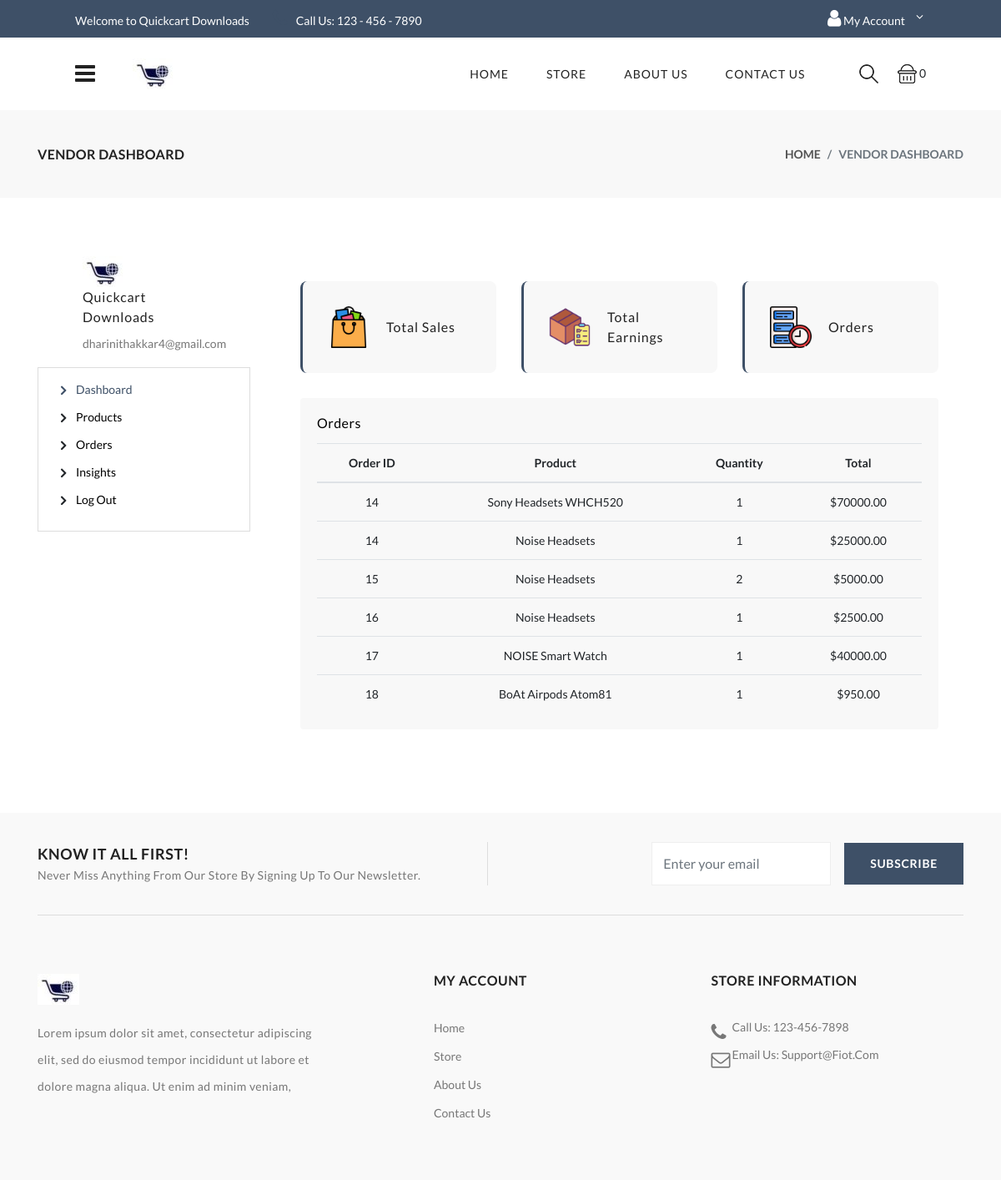
The app's page /vendor_dashboard/ with its own data.
### store/models.py (models this page shows, shortened)
class Order(models.Model):
    STATUS_CHOICES = [
        ('Pending', 'Pending'),
        ('Processing', 'Processing'),
        ('Shipped', 'Shipped'),
        ('Delivered', 'Delivered'),
        ('Cancelled', 'Cancelled'),
    ]
    user = models.ForeignKey(User, on_delete=models.CASCADE)
    total = models.DecimalField(max_digits=10, decimal_places=2)
    created_at = models.DateTimeField(auto_now_add=True)
    status = models.CharField(max_length=20, choices=STATUS_CHOICES, default='Pending')  # ✅ NEW FIELD

class OrderItem(models.Model):
    order = models.ForeignKey(Order, on_delete=models.CASCADE, related_name='items')
    product_title = models.CharField(max_length=200)
    price = models.DecimalField(max_digits=10, decimal_places=2)
    quantity = models.PositiveIntegerField(default=1)
    @property
    def total(self):
        return self.price * self.quantity

### store/views.py (the view)
# urls.py: path('vendor_dashboard/', views.vendor_dashboard, name='vendor_dashboard'),
def vendor_dashboard(request):
    orders = Order.objects.all()
    context = {
        'orders': orders,
    }
    return render(request, 'store/vendor_dashboard.html', context)

### store/templates/store/vendor_dashboard.html (shortened to what this page needs)
{% load static %}
<!DOCTYPE html>
<html lang="en">
{% load static %}
<head>
{% load static %}
<link rel="stylesheet" href="{% static 'font-awesome-4.7.0/css/font-awesome.css' %}">
<link rel="stylesheet" href="{% static 'font-awesome-4.7.0/css/font-awesome.min.css' %}">
<link rel="stylesheet" href="{% static 'css/slick.css' %}">
<link rel="stylesheet" href="{% static 'css/slick-theme.css' %}">
<link rel="stylesheet" href="{% static 'css/animate.css' %}">
<link rel="stylesheet" href="{% static 'css/themify-icons.css' %}">
<link rel="stylesheet" href="{% static 'css/bootstrap.css' %}">
<link rel="stylesheet" href="{% static 'css/color19.css' %}" media="screen" id="color">
</head>
<body>
    <header class="header-tools marketplace">
        <div class="top-header">
            <div class="container-fluid custom-container">
                <div class="row">
                    <div class="col-lg-6">
                        <div class="header-contact">
                            <ul>
                                <li>Welcome to Quickcart Downloads</li>
                                <li><i class="fa fa-phone" aria-hidden="true"></i>Call Us: 123 - 456 - 7890</li>
                            </ul>
                        </div>
                    </div>
                    <div class="col-lg-6 text-right">
                        <ul class="header-dropdown">
                            <li class="onhover-dropdown mobile-account"> <span data-brackets-id="5088" class="fa fa-user"></span>
                                My Account
                            </li>
                        </ul>
                    </div>
                </div>
            </div>
        </div>
        <div class="container-fluid custom-container">
            <div class="row">
                <div class="col-sm-12">
                    <div class="main-menu">
                        <div class="menu-left">
                            <div class="navbar">
                                <a href="javascript:void(0)" onclick="openNav()">
                                    <div class="bar-style"><i class="fa fa-bars sidebar-bar" aria-hidden="true"></i>
                                    </div>
                                </a>
                            </div>
                            <div class="brand-logo">
                                <a href="{% url 'index' %}"><img src="{%static 'images/logo.jpg' %}"
                                        class="img-fluid blur-up lazyload" alt="Logo"></a>
                            </div>
                        </div>
                        <div class="menu-right pull-right">
                            <div>
                                <nav id="main-nav">
                                    <ul id="main-menu" class="sm pixelstrap sm-horizontal">
                                        <li>
                                            <a href="{% url 'index' %}">Home</a>
                                        </li>
                                        <li class="onhover-dropdownn">
                                           <a href="{%url 'shop' %}">Store</a>
                                        </li>
                                        <li>
                                        <li>
                                            <a href="{% url 'about' %}">About Us</a>
                                        </li>
                                        <li>
                                            <a href="{% url 'contact' %}">Contact Us</a>
                                        </li>
                                </nav>
                            </div>
                            <div>
                                <div class="icon-nav">
                                    <ul>
                                        <li class="onhover-div mobile-search">
                                        <div>
                                            <img src="images/search.png" onclick="openSearch()" class="img-fluid " alt="">
                                        </div>
                                    </li>
                                    <li class="onhover-div mobile-cart">
                                    <div>
                                        <img src="{% static 'images/cart.png' %}" class="img-fluid" alt="Cart Icon">
                                        <span id="cart-message" class="cart-message">
                                        {% if cart_items %}
                                            {{ cart_items|length }}
                                        {% else %}
                                            0
                                        {% endif %}
                                        </span>
                                    </div>
                                    </li>
                            </div>
                        </div>
                    </div>
                </div>
            </div>
        </div>
    </header>
    <div class="breadcrumb-section">
        <div class="container">
            <div class="row">
                <div class="col-sm-6">
                    <div class="page-title">
                        <h2>vendor dashboard</h2>
                    </div>
                </div>
                <div class="col-sm-6">
                    <nav aria-label="breadcrumb" class="theme-breadcrumb">
                        <ol class="breadcrumb">
                            <li class="breadcrumb-item"><a href="{%url 'index' %}">Home</a></li>
                            <li class="breadcrumb-item active" aria-current="page">vendor dashboard</li>
                        </ol>
                    </nav>
                </div>
            </div>
        </div>
    </div>
    <section class="section-b-space">
        <div class="container">
            <div class="row">
                <div class="col-lg-3">
                    <div class="profile-top">
                            <div class="profile-image">
                                <img src="{% static 'images/logo.jpg' %}" alt="Logo" class="img-fluid">
                            </div>
                            <div class="profile-detail">
                                <h5>Quickcart Downloads</h5>
                                <h6>dharinithakkar4@gmail.com</h6>
                            </div>
                        </div>
                    <div class="dashboard-left">
                        <div class="block-content">
                            <ul>
                                <li class="active"><a href="vendor-dashboard.php">Dashboard</a></li>
                                <li><a href="{%url 'products' %}">Products</a></li>
                                <li><a href="{% url 'Orders' %}">Orders</a></li>
                                <li><a href="{% url 'vendor_insights' %}">Insights</a></li>
                                <li class="last"><a href="{%url 'logout' %}">Log Out</a></li>
                            </ul>
                        </div>
                    </div>
                </div>
                <div class="col-lg-9">
                    <div class="dashboard-right">
                        <div class="dashboard">
                            <div class="counter-section">
                                <div class="row">
                                    <div class="col-md-4">
                                        <div class="counter-box">
                                            <img src="{% static 'images/sale.png' %}" class="img-fluid">
                                            <div>
                                                <h5>total sales</h5>
                                            </div>
                                        </div>
                                    </div>
                                    <div class="col-md-4">
                                        <div class="counter-box">
                                            <img src="{% static 'images/order.png' %}" class="img-fluid">
                                            <div>
                                                <h5>total earnings</h5>
                                            </div>
                                        </div>
                                    </div>
                                    <div class="col-md-4">
                                        <div class="counter-box">
                                            <img src="{% static 'images/homework.png' %}" class="img-fluid">
                                            <div>
                                                <h5>orders</h5>
                                            </div>
                                        </div>
                                    </div>
                                </div>
                            </div>
                            <div class="row">
                                <div class="col-lg-12">
                                    <div class="card dashboard-table">
                                        <div class="card-body">
                                           <h3>Orders</h3>
                                            <table class="table table-responsive-sm mb-0">
                                                <thead>
                                                    <tr>
                                                        <th scope="col">Order ID</th>
                                                        <th scope="col">Product</th>
                                                        <th scope="col">Quantity</th>
                                                        <th scope="col">Total</th>
                                                    </tr>
                                                </thead>
                                                <tbody>
                                                    {% for order in orders %}
                                                        {% for item in order.items.all %}
                                                            <tr>
                                                                <td>{{ order.id }}</td>
                                                                <td>{{ item.product_title }}</td>
                                                                <td>{{ item.quantity }}</td>
                                                                <td>${{ item.total|floatformat:2 }}</td>
                                                            </tr>
                                                        {% endfor %}
                                                    {% empty %}
                                                        <tr><td colspan="4">No orders found.</td></tr>
                                                    {% endfor %}
                                                </tbody>
                                            </table>
                                        </div>
                                    </div>
                                </div>
                            </div>
                        </div>
                    </div>
                </div>
            </div>
        </div>
    </section>
    <footer class="footer-light">
        <div class="light-layout">
            <div class="container">
                <section class="small-section border-section border-top-0">
                    <div class="row">
                        <div class="col-lg-6">
                            <div class="subscribe">
                                <div>
                                    <h4>KNOW IT ALL FIRST!</h4>
                                    <p>Never Miss Anything From Our Store By Signing Up To Our Newsletter.</p>
                                </div>
                            </div>
                        </div>
                        <div class="col-lg-6">
                            <form
                                action="https://pixelstrap.us19.list-manage.com/subscribe/post?u=5a128856334b598b395f1fc9b&amp;id=082f74cbda"
                                class="form-inline subscribe-form auth-form needs-validation" method="post"
                                id="mc-embedded-subscribe-form" name="mc-embedded-subscribe-form" target="_blank">
                                <div class="form-group mx-sm-3">
                                    <input type="text" class="form-control" name="EMAIL" id="mce-EMAIL"
                                        placeholder="Enter your email" required="required">
                                </div>
                                <button type="submit" class="btn btn-solid" id="mc-submit">subscribe</button>
                            </form>
                        </div>
                    </div>
                </section>
            </div>
        </div>
        <section class="section-b-space light-layout">
            <div class="container">
                <div class="row footer-theme partition-f">
                    <div class="col-lg-4 col-md-6">
                        <div class="footer-contant">
                            <div class="footer-logo"><img src="{% static 'images/logo.jpg' %}" alt="Logo"></div>
                            <p>Lorem ipsum dolor sit amet, consectetur adipiscing elit, sed do eiusmod tempor incididunt
                                ut labore et dolore magna aliqua. Ut enim ad minim veniam,</p>
                        </div>
                    </div>
                    <div class="col offset-xl-1">
                        <div class="sub-title">
                            <div class="footer-title">
                                <h4>my account</h4>
                            </div>
                            <div class="footer-contant">
                                <ul>
                                    <li><a href="index.html">home</a></li>
                                    <li><a href="#">store</a></li>
                                    <li><a href="#">about us</a></li>
                                    <li><a href="#">contact us</a></li>
                                </ul>
                            </div>
                        </div>
                    </div>
                    <div class="col">
                        <div class="sub-title">
                            <div class="footer-title">
                                <h4>store information</h4>
                            </div>
                            <div class="footer-contant">
                                <ul class="contact-list">
                                    <li><i class="fa fa-phone"></i>Call Us: 123-456-7898</li>
                                    <li><i class="fa fa-envelope-o"></i>Email Us: <a href="#">Support@Fiot.com</a></li>
                                </ul>
                            </div>
                        </div>
                    </div>
                </div>
            </div>
        </section>
    </footer>
</body>
</html>

### records on screen
Order: id "14"
OrderItem: product_title "Sony Headsets WHCH520", quantity "1", total "70000.00"
OrderItem: product_title "Noise Headsets", quantity "1", total "25000.00"
Order: id "15"
OrderItem: product_title "Noise Headsets", quantity "2", total "5000.00"
Order: id "16"
OrderItem: product_title "Noise Headsets", quantity "1", total "2500.00"
Order: id "17"
OrderItem: product_title "NOISE Smart Watch", quantity "1", total "40000.00"
Order: id "18"
OrderItem: product_title "BoAt Airpods Atom81", quantity "1", total "950.00"
